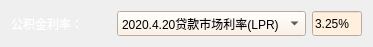
         <widget class="QWidget" name="widget_RegongRate" native="true">
          <property name="maximumSize">
           <size>
            <width>450</width>
            <height>40</height>
           </size>
          </property>
          <layout class="QGridLayout" name="gridLayout_90">
           <item row="0" column="0">
            <widget class="QLabel" name="label_RegongRate">
             <property name="minimumSize">
              <size>
               <width>100</width>
               <height>0</height>
              </size>
             </property>
             <property name="maximumSize">
              <size>
               <width>72</width>
               <height>15</height>
              </size>
             </property>
             <property name="styleSheet">
              <string notr="true">font: 9pt &quot;锐字锐线怒放黑简1.0&quot;;
color: rgb(255, 255, 255);</string>
             </property>
             <property name="text">
              <string>公积金利率：</string>
             </property>
            </widget>
           </item>
           <item row="0" column="1">
            <widget class="QComboBox" name="comboBox_RegongRate">
             <property name="minimumSize">
              <size>
               <width>0</width>
               <height>25</height>
              </size>
             </property>
             <property name="maximumSize">
              <size>
               <width>16777215</width>
               <height>25</height>
              </size>
             </property>
             <property name="toolTip">
              <string>&lt;html&gt;&lt;head/&gt;&lt;body&gt;&lt;p&gt;&lt;span style=&quot; font-family:'仿宋'; color:#333333;&quot;&gt;从2020年3月1日起，全部的房贷除已发放的房贷外，都将实行LPR+基点的模式进行贷款&lt;/span&gt;&lt;/p&gt;&lt;/body&gt;&lt;/html&gt;</string>
             </property>
             <property name="styleSheet">
              <string notr="true">background-color: rgb(255, 240, 221);
selection-background-color: rgb(209, 114, 93);
</string>
             </property>
             <item>
              <property name="text">
               <string>2020.4.20贷款市场利率(LPR)</string>
              </property>
             </item>
             <item>
              <property name="text">
               <string>2020.3.20贷款市场利率(LPR)</string>
              </property>
             </item>
             <item>
              <property name="text">
               <string>2019.9.20贷款市场利率(LPR)</string>
              </property>
             </item>
             <item>
              <property name="text">
               <string>2015.10.24利率上限(1.1倍)</string>
              </property>
             </item>
             <item>
              <property name="text">
               <string>2015.10.24利率上限(1.05倍)</string>
              </property>
             </item>
             <item>
              <property name="text">
               <string>2015.10.24利率下限(85折)</string>
              </property>
             </item>
             <item>
              <property name="text">
               <string>2015.10.24利率下限(7折)</string>
              </property>
             </item>
             <item>
              <property name="text">
               <string>2015.10.24基准利率</string>
              </property>
             </item>
             <item>
              <property name="text">
               <string>2015.8.26利率上限(1.1倍)</string>
              </property>
             </item>
             <item>
              <property name="text">
               <string>2015.8.26利率下限(85折)</string>
              </property>
             </item>
             <item>
              <property name="text">
               <string>2015.8.26利率下限(7折)</string>
              </property>
             </item>
             <item>
              <property name="text">
               <string>2015.8.26基准利率</string>
              </property>
             </item>
             <item>
              <property name="text">
               <string>2015.6.28利率上限(1.1倍)</string>
              </property>
             </item>
             <item>
              <property name="text">
               <string>2015.6.28利率下限(85折)</string>
              </property>
             </item>
             <item>
              <property name="text">
               <string>2015.6.28利率下限(7折)</string>
              </property>
             </item>
             <item>
              <property name="text">
               <string>2015.6.28基准利率</string>
              </property>
             </item>
             <item>
              <property name="text">
               <string>2015.5.11利率上限(1.1倍)</string>
              </property>
             </item>
             <item>
              <property name="text">
               <string>2015.5.11利率下限(85折)</string>
              </property>
             </item>
             <item>
              <property name="text">
               <string>2015.5.11利率下限(7折)</string>
              </property>
             </item>
             <item>
              <property name="text">
               <string>2015.5.11基准利率</string>
              </property>
             </item>
             <item>
              <property name="text">
               <string>2015.3.1利率上限(1.1倍)</string>
              </property>
             </item>
             <item>
              <property name="text">
               <string>2015.3.1利率下限(85折)</string>
              </property>
             </item>
             <item>
              <property name="text">
               <string>2015.3.1利率下限(7折)</string>
              </property>
             </item>
             <item>
              <property name="text">
               <string>2015.3.1基准利率</string>
              </property>
             </item>
             <item>
              <property name="text">
               <string>2014.11.22利率上限(1.1倍)</string>
              </property>
             </item>
             <item>
              <property name="text">
               <string>2014.11.22利率下限(85折)</string>
              </property>
             </item>
             <item>
              <property name="text">
               <string>2014.11.22利率下限(7折)</string>
              </property>
             </item>
             <item>
              <property name="text">
               <string>2014.11.22基准利率</string>
              </property>
             </item>
             <item>
              <property name="text">
               <string>2012.7.6利率上限(1.1倍)</string>
              </property>
             </item>
             <item>
              <property name="text">
               <string>2012.7.6利率下限(85折)</string>
              </property>
             </item>
             <item>
              <property name="text">
               <string>2012.7.6利率下限(7折)</string>
              </property>
             </item>
             <item>
              <property name="text">
               <string>2012.7.6基准利率</string>
              </property>
             </item>
             <item>
              <property name="text">
               <string>2012.6.8利率上限(1.1倍)</string>
              </property>
             </item>
             <item>
              <property name="text">
               <string>2012.6.8利率下限(85折)</string>
              </property>
             </item>
             <item>
              <property name="text">
               <string>2012.6.8利率下限(7折)</string>
              </property>
             </item>
             <item>
              <property name="text">
               <string>2012.6.8基准利率</string>
              </property>
             </item>
            </widget>
           </item>
           <item row="0" column="2">
            <widget class="QLineEdit" name="lineEdit_RegongRate">
             <property name="minimumSize">
              <size>
               <width>0</width>
               <height>25</height>
              </size>
             </property>
             <property name="maximumSize">
              <size>
               <width>50</width>
               <height>25</height>
              </size>
             </property>
             <property name="styleSheet">
              <string notr="true">background-color: rgb(255, 240, 221);
selection-background-color: rgb(209, 114, 93);
</string>
             </property>
             <property name="text">
              <string>3.25%</string>
             </property>
            </widget>
           </item>
          </layout>
         </widget>
